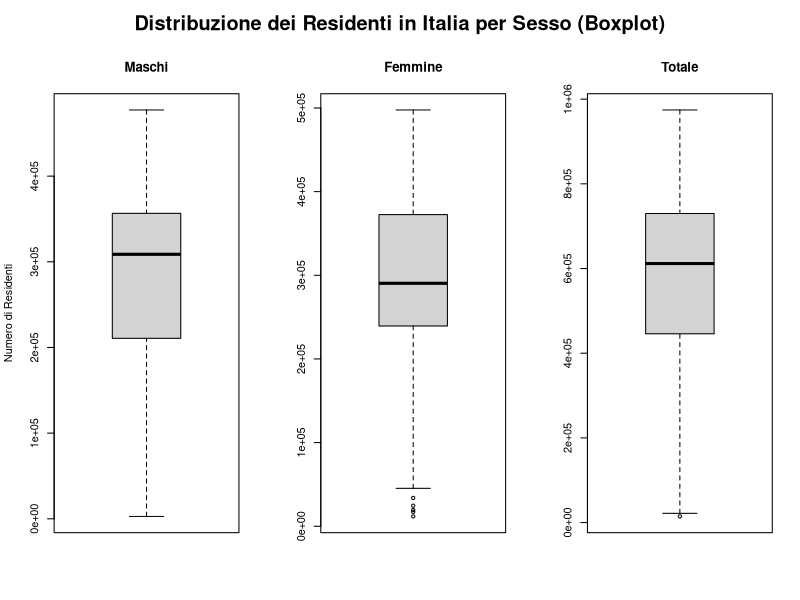
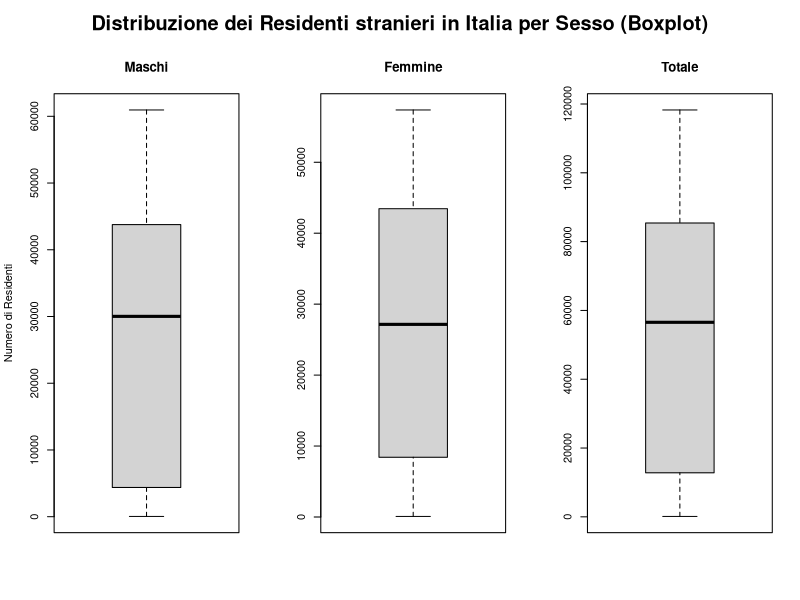
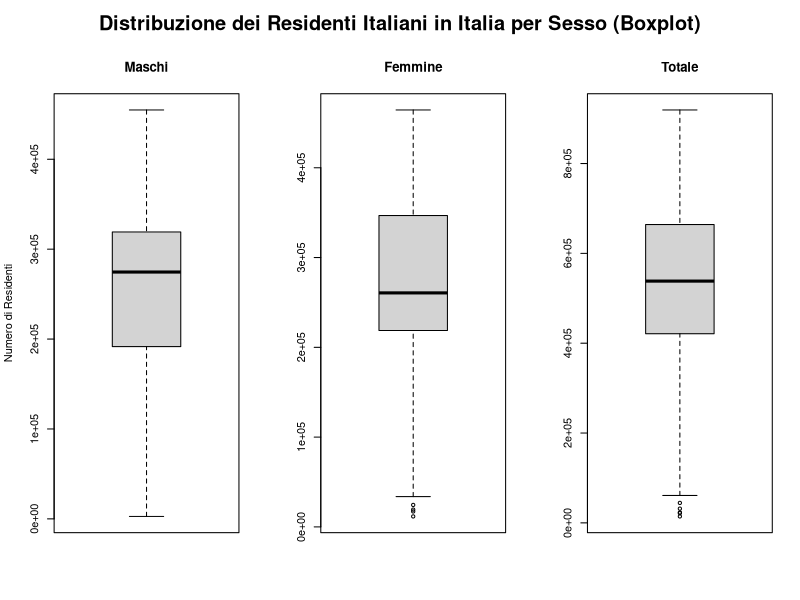
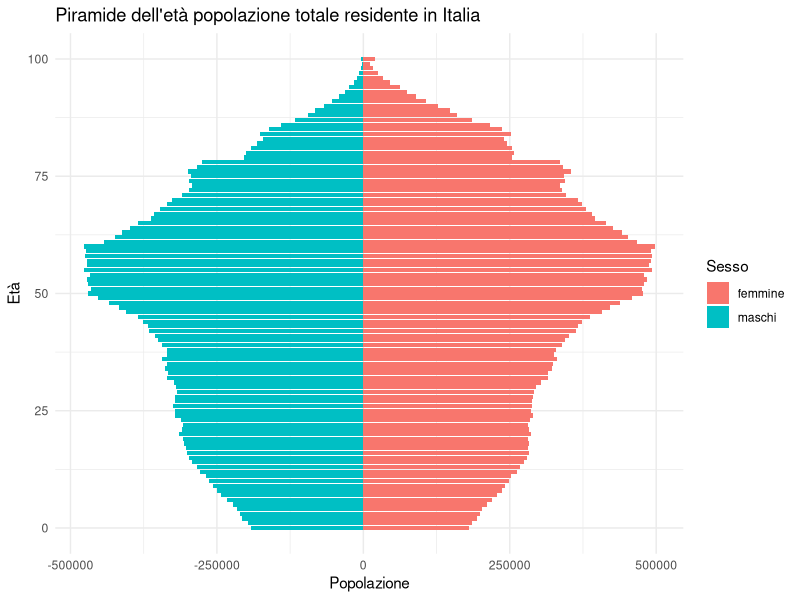
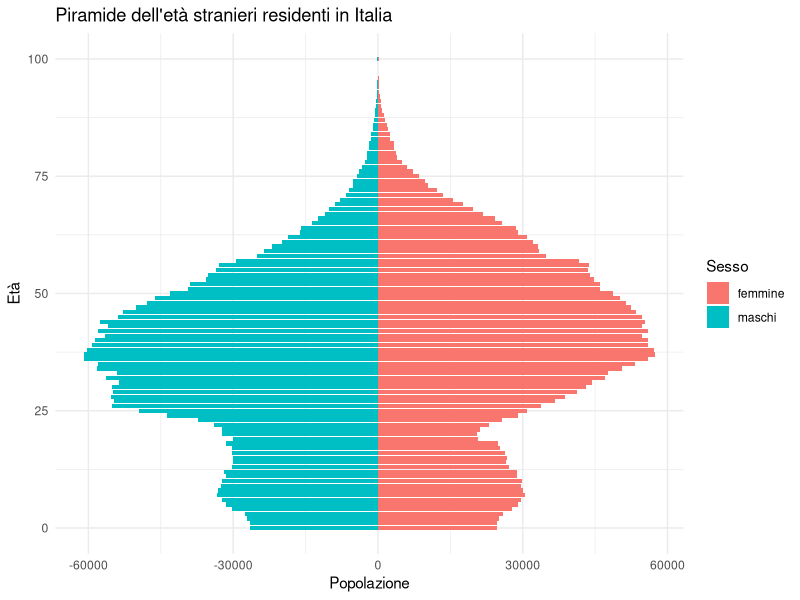
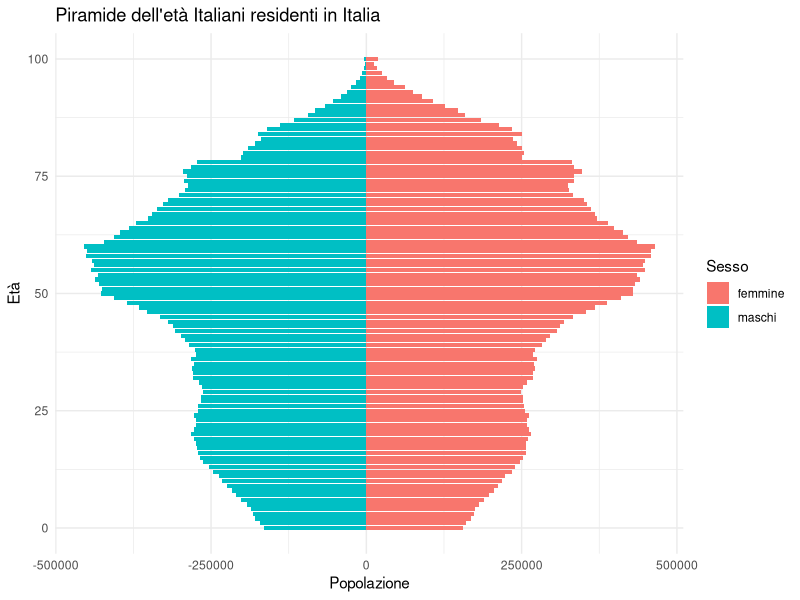
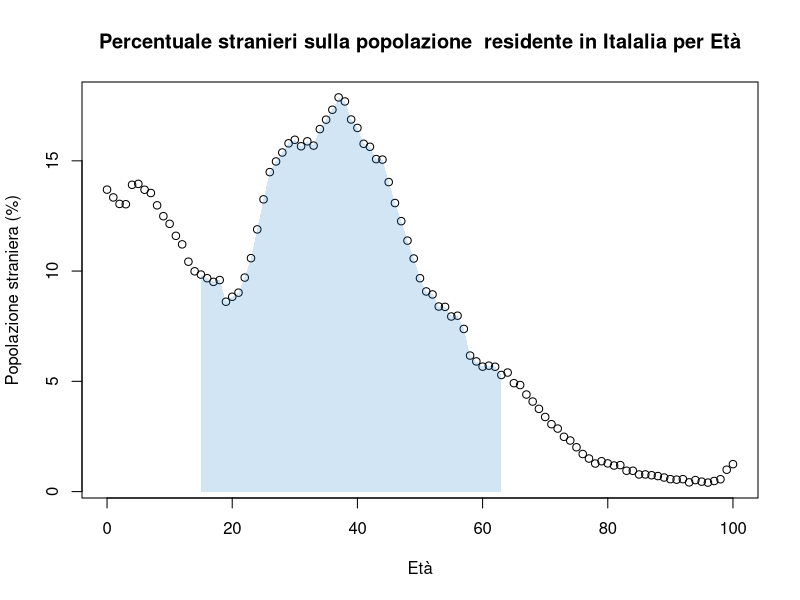

Recreate these plots in R, in order.
## ---- chunk 1
knitr::opts_chunk$set(echo = F, message = F, warning = F)

library(ggplot2)
library(tidyverse)
library(knitr)

## ---- chunk 2
data_preparation_for_pyramid <- function(ds, maschi, femmine, group_years = 1, min_age=0, max_age=101) {
  
  ds_pivot = ds %>%
    select(Età, maschi, femmine) %>%
    filter(Età >= min_age & Età <= max_age) %>%
    pivot_longer(cols = c(maschi, femmine), names_to="Sesso", values_to="Popolazione" ) %>%
    
    mutate(Popolazione = ifelse(Sesso == maschi, -Popolazione, Popolazione)) %>%
    
    mutate(classe_eta = floor(Età/group_years)*group_years) %>%
    group_by(classe_eta, Sesso) %>%
    
    summarise(Popolazione_aggregata = sum(Popolazione)) %>%
    mutate(gruppo_eta = paste0(classe_eta, " - ", classe_eta + group_years - 1))
  
  return(ds_pivot)
}

generate_pyramid_chart <- function(pivot, title) {
  pop_max <- max(abs(pivot$Popolazione_aggregata), na.rm = TRUE)

  ggplot(pivot, aes(x = classe_eta, y = Popolazione_aggregata, fill = Sesso)) +
    
    geom_col() +
  
    coord_flip() +
    xlab("Maschi") +
    ylab("Femmine") +
  
    labs(
      title = title,
      x = "Età",
      y = "Popolazione",
      fill = "Sesso"
    ) +
    theme_minimal()
}

get_stats_base <- function(col) {
cat('varianza: ', var(col), '\n')
cat('deviazione standard: ', sd(col), '\n')
cat('distanza interquartile:', IQR(col), '\n')
cat('range: ', diff(range(col)), '\n')
}

population_old_idx <- function(population) {
  population %>%
    summarise(
      totale = sum(Totale),
      under_14 = sum(Totale[Età <= 14]),
      under_14_perc = under_14/totale*100,
      over_65  = sum(Totale[Età >= 65]),
      over_65_perc = over_65/totale*100
    )
}

calculate_quantiles <- function(x, freq, probs = c(0, 0.25, 0.5, 0.75, 1)) {
  # Controllo di base
  if (length(x) != length(freq)) {
    stop("Le lunghezze di x e freq non coincidono.")
  }

  # Rimuove valori con frequenza nulla (non servono per il calcolo)
  valid <- freq > 0
  x <- x[valid]
  freq <- freq[valid]

  # Ordina per età
  ord <- order(x)
  x <- x[ord]
  freq <- freq[ord]

  # Cumulative e totale
  cumfreq <- cumsum(freq)
  N = sum(freq)
  if (N == 0) stop("Tutte le frequenze sono zero!")

  # Calcolo dei quantili con interpolazione
  results = sapply(probs, function(p) {
    target = p * N
    i = which(cumfreq >= target)[1]
    if (is.na(i)) {
      stop(paste("Nessun indice trovato per il quantile", p))
    }
    if (i == 1) return(x[1])
    x0 = x[i - 1]
    x1 = x[i]
    f0 = cumfreq[i - 1]
    f1 = cumfreq[i]
    return(x0 + (x1 - x0) * (target - f0) / (f1 - f0))
  })

  return(results)
}

preliminary_checks <- function(residents, title) {
  # ---- Stampo il boxplot ----
  par(mfrow = c(1, 3), oma = c(0, 0, 3, 0))
  
  males = boxplot(residents$maschi, main = "Maschi", ylab = "Numero di Residenti")
  females = boxplot(residents$femmine, main = "Femmine", ylab = "")
  total = boxplot(residents$Totale, main = "Totale", ylab = "")
  
    # ---- Quartili ----
  print("Maschi")
  print("Quartili")
  quart_maschi = calculate_quantiles(residents$Età, residents$maschi)
  print(quart_maschi)
  cat("Distanza interqurtile: ", quart_maschi[4] - quart_maschi[2], "\n")
  cat("Range: ", quart_maschi[5] - quart_maschi[1], "\n")
  
  print("Femmine")
  print("Quartili")
  quart_femmine = calculate_quantiles(residents$Età, residents$femmine)
  print(quart_femmine)
  cat("Distanza interqurtile: ", quart_femmine[4] - quart_femmine[2], "\n")
  cat("Range: ", quart_femmine[5] - quart_femmine[1], "\n")
  
    print("Totale")
  print("Quartili")
  quart_tot = calculate_quantiles(residents$Età, residents$Totale)
  print(quart_tot)
  cat("Distanza interqurtile: ", quart_tot[4] - quart_tot[2], "\n")
  cat("Range: ", quart_tot[5] - quart_tot[1], "\n")
  
  mtext(title, outer = TRUE, cex = 1.2, font = 2, line = 0.5)
  
  par(mfrow = c(1, 1), oma = c(0, 0, 0, 0))
  
  # ---- Calcolo le medie ----
  
  n_maschi = sum(residents$maschi)
  n_femmine = sum(residents$femmine)
  n_totale = sum(residents$Totale)
  
  media_maschi = sum(residents$Età * residents$maschi)/n_maschi
  media_femmine = sum(residents$Età * residents$femmine)/n_femmine
  media_totale = sum(residents$Età * residents$Totale)/n_totale
  
  # ---- Varianze ----
  var_maschi  = sum(residents$maschi  * (residents$Età - media_maschi)^2) / n_maschi
  var_femmine = sum(residents$femmine * (residents$Età - media_femmine)^2) / n_femmine
  var_totale  = sum(residents$Totale  * (residents$Età - media_totale)^2) / n_totale

  # ---- Calcolo gli outliers ----
  
    risultati_df <- data.frame(
    Statistica = c("Media Età", "Varianza", "Deviazione standard", "N° Outlier"),
    Maschi  = c(media_maschi, var_maschi, sqrt(var_maschi), length(males$out)),
    Femmine = c(media_femmine, var_femmine, sqrt(var_femmine), length(females$out)),
    Totale  = c(media_totale, var_totale, sqrt(var_femmine), length(total$out))
  )
  
  # ---- Tabella formattata ----
  kable(risultati_df, digits = 2, caption = paste("Statistiche per", title))
}
## ---- chunk 3
resident_italy = read.csv('source/Popolazione_residente_italia_ISTAT_2025.csv', sep=";")
strangers_resident_italy = read.csv('source/Popolazione straniera residente_istat_2025.csv', sep=";")
italians_resident_italy = read.csv('source/Popolazione_italiana_residente_italia_ISTAT_2025.csv', sep=";")
## ---- chunk 4
preliminary_checks(resident_italy, "Distribuzione dei Residenti in Italia per Sesso (Boxplot)")
## ---- chunk 5
preliminary_checks(strangers_resident_italy, "Distribuzione dei Residenti stranieri in Italia per Sesso (Boxplot)")
## ---- chunk 6
preliminary_checks(italians_resident_italy, "Distribuzione dei Residenti Italiani in Italia per Sesso (Boxplot)")
## ---- chunk 7
pivoted_datas = data_preparation_for_pyramid(resident_italy, "maschi", "femmine")

generate_pyramid_chart(pivoted_datas, title="Piramide dell'età popolazione totale residente in Italia")

## ---- chunk 8
eta_media_totale <- weighted.mean(resident_italy$Età, resident_italy$Totale)
eta_media_totale

## ---- chunk 9
italy_resident_trasholds = population_old_idx(resident_italy)
## ---- chunk 10
italy_resident_trasholds
## ---- chunk 11
cat("Indice vecchiaia: ", (italy_resident_trasholds[['over_65']]/italy_resident_trasholds[['under_14']])*100)

## ---- chunk 12
pivoted_stranges = data_preparation_for_pyramid(strangers_resident_italy, "maschi", "femmine" )
generate_pyramid_chart(pivoted_stranges, title="Piramide dell'età stranieri residenti in Italia")
## ---- chunk 13
eta_media_stranieri <- weighted.mean(strangers_resident_italy$Età, strangers_resident_italy$Totale)
eta_media_stranieri
## ---- chunk 14
italy_strangers_resident_trasholds = population_old_idx(strangers_resident_italy)

italy_strangers_resident_trasholds

## ---- chunk 15
cat("Indice vecchiaia: ", (italy_strangers_resident_trasholds[['over_65']]/italy_strangers_resident_trasholds[['under_14']])*100)
## ---- chunk 16
pivoted_italians = data_preparation_for_pyramid(italians_resident_italy, "maschi", "femmine" )
generate_pyramid_chart(pivoted_italians, title="Piramide dell'età Italiani residenti in Italia")
## ---- chunk 17
italy_citizen_resident_trasholds = population_old_idx(italians_resident_italy)

## ---- chunk 18
eta_media_italiani <- weighted.mean(italians_resident_italy$Età, italians_resident_italy$Totale)
eta_media_italiani
## ---- chunk 19
italy_citizen_resident_trasholds
## ---- chunk 20
cat("Indice vecchiaia: ", (italy_citizen_resident_trasholds[['over_65']]/italy_citizen_resident_trasholds[['under_14']])*100)
## ---- chunk 21
residents_nationality = read.csv('source/Popolazione residente per cittadinanza o paese di nascita_istat_2025.csv')
## ---- chunk 22
resident_reordered = residents_nationality %>%
  arrange(desc(Totale)) %>%
  filter(Cittadinanza != 'Totale')
## ---- chunk 23
perc_strangers = strangers_resident_italy %>%
  select('Età', Totale) %>%
  mutate(Totale = Totale/resident_italy$Totale)

## ---- chunk 24
#percentuale stranieri su totale popolazione
plot(perc_strangers$Età, perc_strangers$Totale*100, main="Percentuale stranieri sulla popolazione  residente in Italalia per Età", xlab = "Età", ylab="Popolazione straniera (%)")
polygon(
  x = c(15, perc_strangers$Età[perc_strangers$Età >= 15 & perc_strangers$Età <= 63], 63),
  y = c(0, perc_strangers$Totale[perc_strangers$Età >= 15 & perc_strangers$Età <= 63] * 100, 0),
  col = rgb(0.1, 0.5, 0.8, 0.2),
  border = NA
)
## ---- chunk 25
cat('Ci sono ',length(residents_nationality$Cittadinanza), 'Cittadinanze in Italia\n')
cat('Di seguito le prime 5 per numero di persone')

resident_reordered %>%
  select('Anno', 'Cittadinanza', 'Totale') %>%
  mutate(Totale = formatC(Totale*100/sum(resident_reordered$Totale), format="f", digits=2)) %>%
  slice_head(n = 5)
